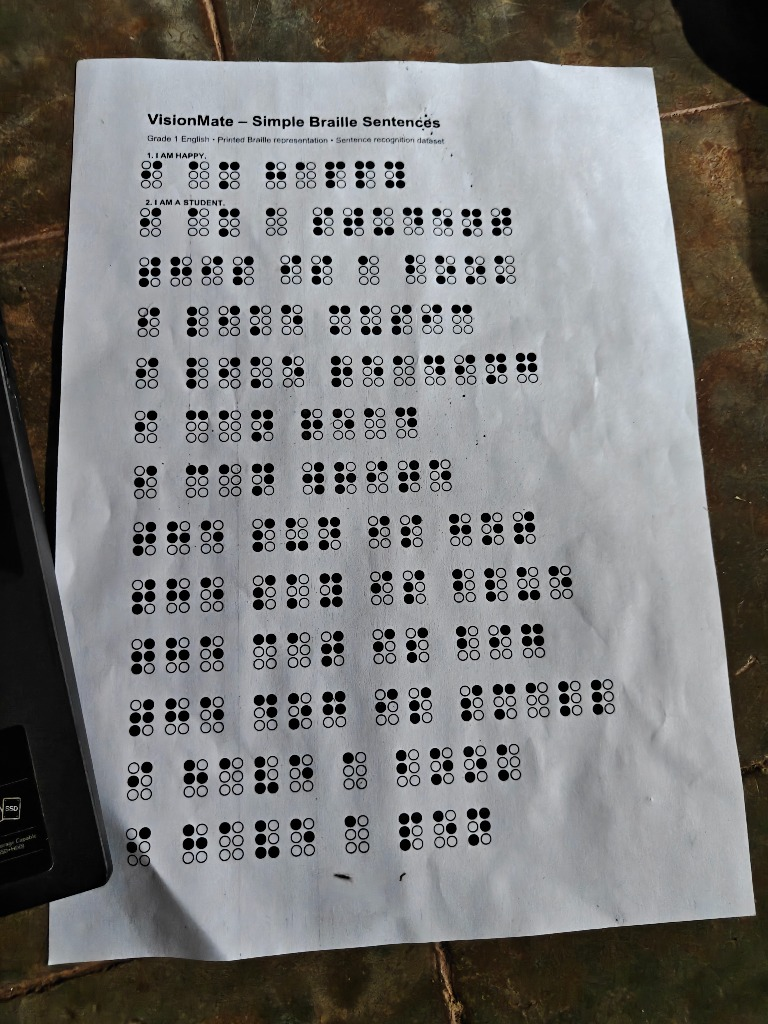
#> input picture embossed_braille_recognition/testing/experiments/test_user_scanned_sheet.jpg, 768 x 1024 px, found by its file name
$ python measure_dots.py
#> lines starting #> are read from the running program, lines starting #| are printed output that depends on the picture; after the words box and inside, x2 and y2 are one past the last pixel; in counts of white or black regions, pixels touching at a corner belong together
import numpy as np
from PIL import Image

img = Image.open('scratch/test_user_scanned_sheet.jpg').convert('L')
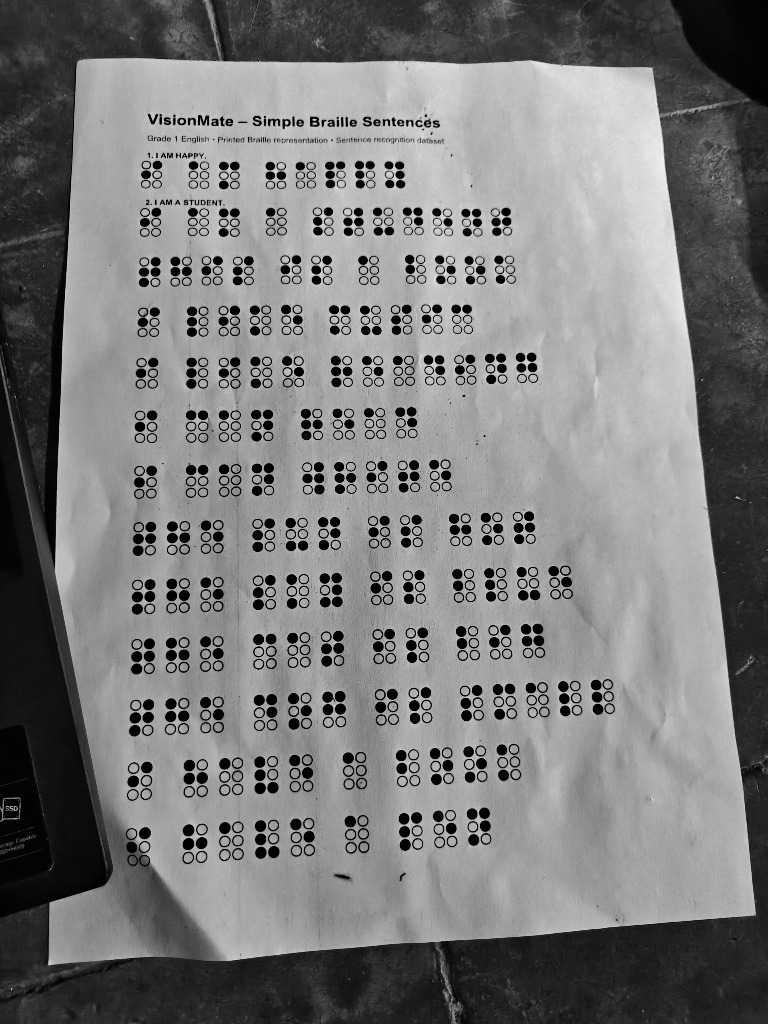
#> img: PIL image 768x1024 L; min 0, max 242, mean 121.5
arr = np.array(img)
h, w = arr.shape
#> h = 1024; w = 768

# Let's find the paper boundary first!
# The paper is white/light gray (mean > 160-200), whereas the table/background is dark (< 100).
# Let's inspect row and column averages
row_means = arr.mean(axis=1)
#> row_means = 1024 values, max 160.7 at index 159, min 34.02 at index 984, mean 121.5
col_means = arr.mean(axis=0)
#> col_means = 768 values, max 161 at index 649, min 23.11 at index 0, mean 121.5

paper_mask = arr > 120
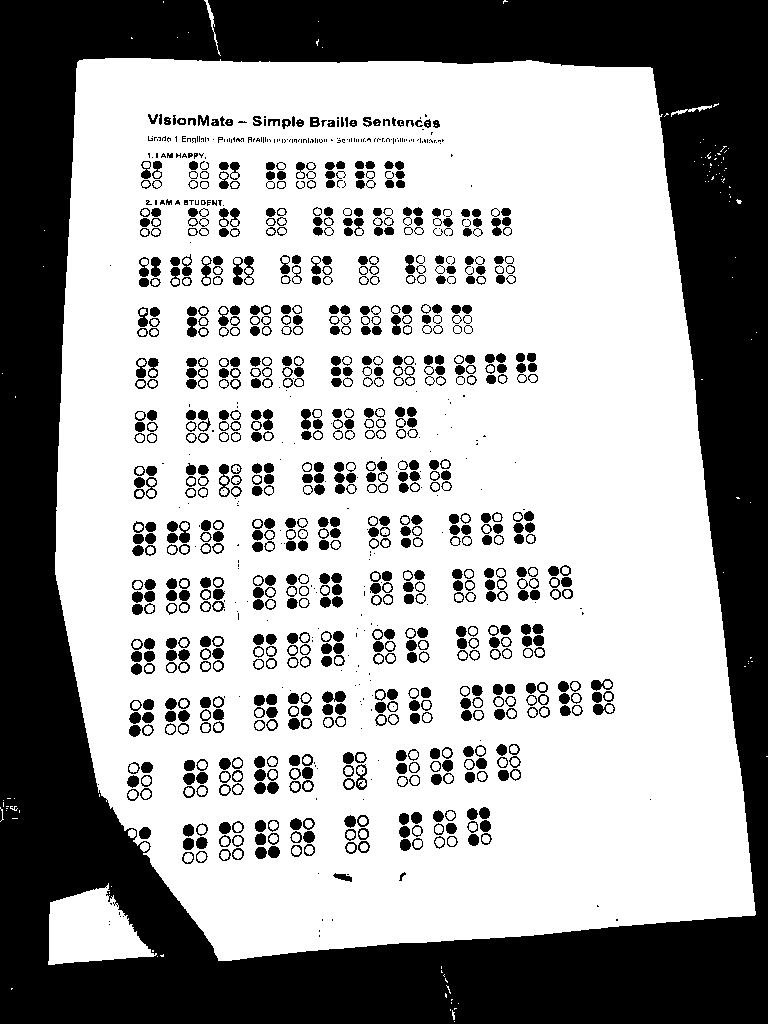
#> paper_mask: shape (1024, 768) bool; 63.9% white; 1069 black regions (272 under 20 px), largest, box (x1, y1, x2, y2) and area: (0, 0, 768, 1024) 233135, (322, 691, 346, 703) 201, (219, 464, 230, 497) 183
# Let's find the bounding box of the paper
paper_rows = np.where(paper_mask.sum(axis=1) > w * 0.4)[0]
#> paper_rows = 881 values from 62 to 942
paper_cols = np.where(paper_mask.sum(axis=0) > h * 0.4)[0]
#> paper_cols = 643 values from 66 to 708
min_y, max_y = paper_rows[0], paper_rows[-1]
#> min_y = 62; max_y = 942
min_x, max_x = paper_cols[0], paper_cols[-1]
#> min_x = 66; max_x = 708
print(f"Paper bbox approx: y=[{min_y}, {max_y}], x=[{min_x}, {max_x}]")
#| Paper bbox approx: y=[62, 942], x=[66, 708]

# Now let's inspect local binarization in paper region
# Let's look at the first Braille line: y in [150, 195], x in [130, 420]
# Sentence 1: "1. I AM HAPPY."
# Let's print out what is happening in this crop:
crop = arr[150:195, 130:420]
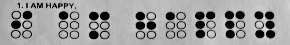
#> crop: shape (45, 290); min 0, max 224, mean 155.4
paper_val = np.median(crop)
#> paper_val = 182
print(f"Crop median (paper bg): {paper_val}")
#| Crop median (paper bg): 182.0

# Let's find all circular features in this crop
# Let's print the actual cells in this region!
# 'I' cell: x in [135, 165], y in [155, 185]
cell_I = arr[155:185, 135:165]
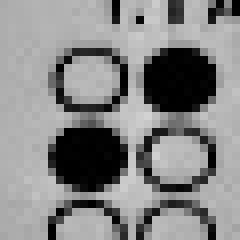
#> cell_I: shape (30, 30) (shown 8 times larger); min 0, max 210, mean 134.3
# Cell I has 6 dot positions:
# dot 1: (x=142, y=160), dot 4: (x=156, y=160)
# dot 2: (x=142, y=170), dot 5: (x=156, y=170)
# dot 3: (x=142, y=180), dot 6: (x=156, y=180)

# Let's sample luminance around each of these 6 positions:
for (name, r, c) in [
    ("Dot 1 (hollow)", 160, 142),
    ("Dot 4 (SOLID)",  160, 156),
    ("Dot 2 (SOLID)",  170, 142),
    ("Dot 5 (hollow)", 170, 156),
    ("Dot 3 (hollow)", 180, 142),
    ("Dot 6 (hollow)", 180, 156),
]:
    # Center pixel (r-1..r+1, c-1..c+1)
    center_lum = arr[r-1:r+2, c-1:c+2].mean()
    # Ring pixel (radius 3 to 5)
    ys, xs = np.ogrid[-5:6, -5:6]
    dist = np.sqrt(ys**2 + xs**2)
    ring_mask = (dist >= 3) & (dist <= 5)
    ring_pixels = arr[r-5:r+6, c-5:c+6][ring_mask]
    ring_lum = ring_pixels.mean()
    print(f"{name:16s} at y={r}, x={c}: center_lum={center_lum:.1f}, ring_lum={ring_lum:.1f}, diff={ring_lum - center_lum:.1f}")
#> this loop made 6 passes
#> (center_lum, ring_lum) on passes 1 to 6: (166.6, 162.4), (120.7, 106.2), (155.3, 106.1), (108.3, 113.8), (130.9, 123.3), (118.4, 145.9)
#| Dot 1 (hollow)   at y=160, x=142: center_lum=166.6, ring_lum=162.4, diff=-4.2
#| Dot 4 (SOLID)    at y=160, x=156: center_lum=120.7, ring_lum=106.2, diff=-14.5
#| Dot 2 (SOLID)    at y=170, x=142: center_lum=155.3, ring_lum=106.1, diff=-49.2
#| Dot 5 (hollow)   at y=170, x=156: center_lum=108.3, ring_lum=113.8, diff=5.5
#| Dot 3 (hollow)   at y=180, x=142: center_lum=130.9, ring_lum=123.3, diff=-7.6
#| Dot 6 (hollow)   at y=180, x=156: center_lum=118.4, ring_lum=145.9, diff=27.4

$ run again, with embossed_braille_recognition/testing/experiments/bottom_braille.png saved as embossed_braille_recognition/testing/experiments/test_user_scanned_sheet.jpg
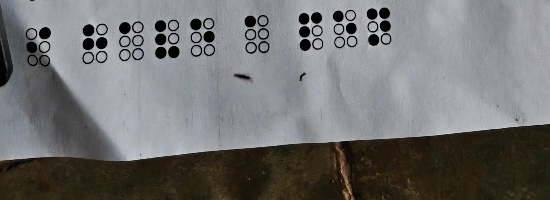
#> input picture embossed_braille_recognition/testing/experiments/bottom_braille.png, 550 x 200 px, found by its file name
#> row_means = 200 values, max 156.1 at index 6, min 32.36 at index 163, mean 113.3
#> col_means = 550 values, max 142 at index 131, min 70.73 at index 0, mean 113.3
#> `paper_mask = arr > 120`:
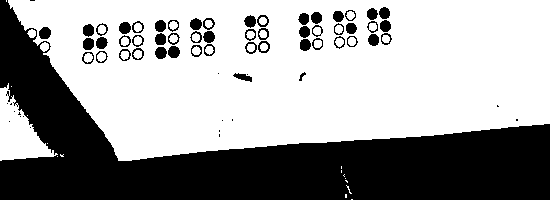
#> paper_mask: shape (200, 550) bool; 62.1% white; 69 black regions (17 under 20 px), largest, box (x1, y1, x2, y2) and area: (0, 0, 550, 200) 37698, (39, 27, 51, 39) 117, (168, 46, 180, 58) 116
#> paper_rows = 145 values from 0 to 144
#> paper_cols = 488 values from 62 to 549
#> min_y = 0; max_y = 144
#> min_x = 62; max_x = 549
#| Paper bbox approx: y=[0, 144], x=[62, 549]
#> paper_val = 33
#| Crop median (paper bg): 33.0
#> `cell_I = arr[155:185, 135:165]`:
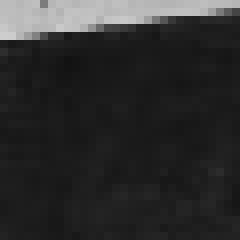
#> cell_I: shape (30, 30) (shown 8 times larger); min 18, max 205, mean 45.1
#> the loop `for (name, r, c) in [ ("Dot 1 (hollow)", 160, 142), ("Dot 4 (SOLID)", ..` made 6 passes
#> (center_lum, ring_lum) on passes 1 to 6: (31.89, 89.52), (27.11, 59.05), (26.89, 26.18), (25.44, 26.45), (26.89, 28.2), (31.33, 30.38)
#> (printed output is left out)

$ run again, with embossed_braille_recognition/testing/experiments/crop_bottom.png saved as embossed_braille_recognition/testing/experiments/test_user_scanned_sheet.jpg
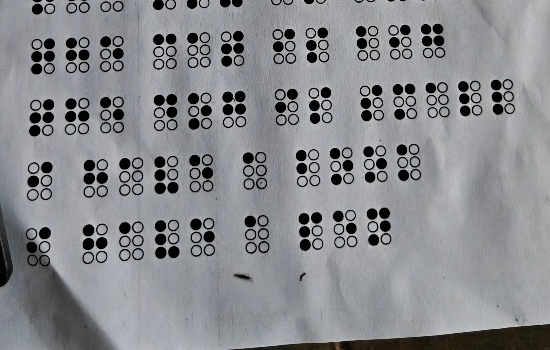
#> input picture embossed_braille_recognition/testing/experiments/crop_bottom.png, 550 x 350 px, found by its file name
#> row_means = 350 values, max 157.7 at index 143, min 77.72 at index 349, mean 138.1
#> col_means = 550 values, max 164.1 at index 150, min 100.5 at index 35, mean 138.1
#> `paper_mask = arr > 120`:
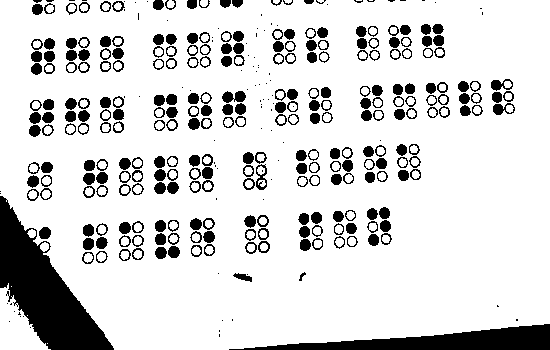
#> paper_mask: shape (350, 550) bool; 84.1% white; 355 black regions (87 under 20 px), largest, box (x1, y1, x2, y2) and area: (0, 196, 114, 350) 7358, (229, 324, 550, 350) 3992, (222, 91, 246, 103) 201
#> paper_rows = 345 values from 0 to 344
#> paper_cols = 550 values from 0 to 549
#> min_y = 0; max_y = 344
#> min_x = 0; max_x = 549
#| Paper bbox approx: y=[0, 344], x=[0, 549]
#> paper_val = 151
#| Crop median (paper bg): 151.0
#> `cell_I = arr[155:185, 135:165]`:
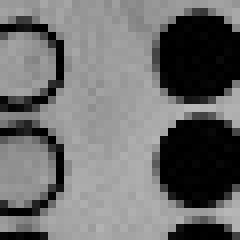
#> cell_I: shape (30, 30) (shown 8 times larger); min 0, max 184, mean 109.4
#> the loop `for (name, r, c) in [ ("Dot 1 (hollow)", 160, 142), ("Dot 4 (SOLID)", ..` made 6 passes
#> (center_lum, ring_lum) on passes 1 to 6: (86, 135.4), (1.11, 74.62), (153.8, 113.2), (113.2, 81.57), (136.7, 134.6), (119.3, 81.29)
#> (printed output is left out)
